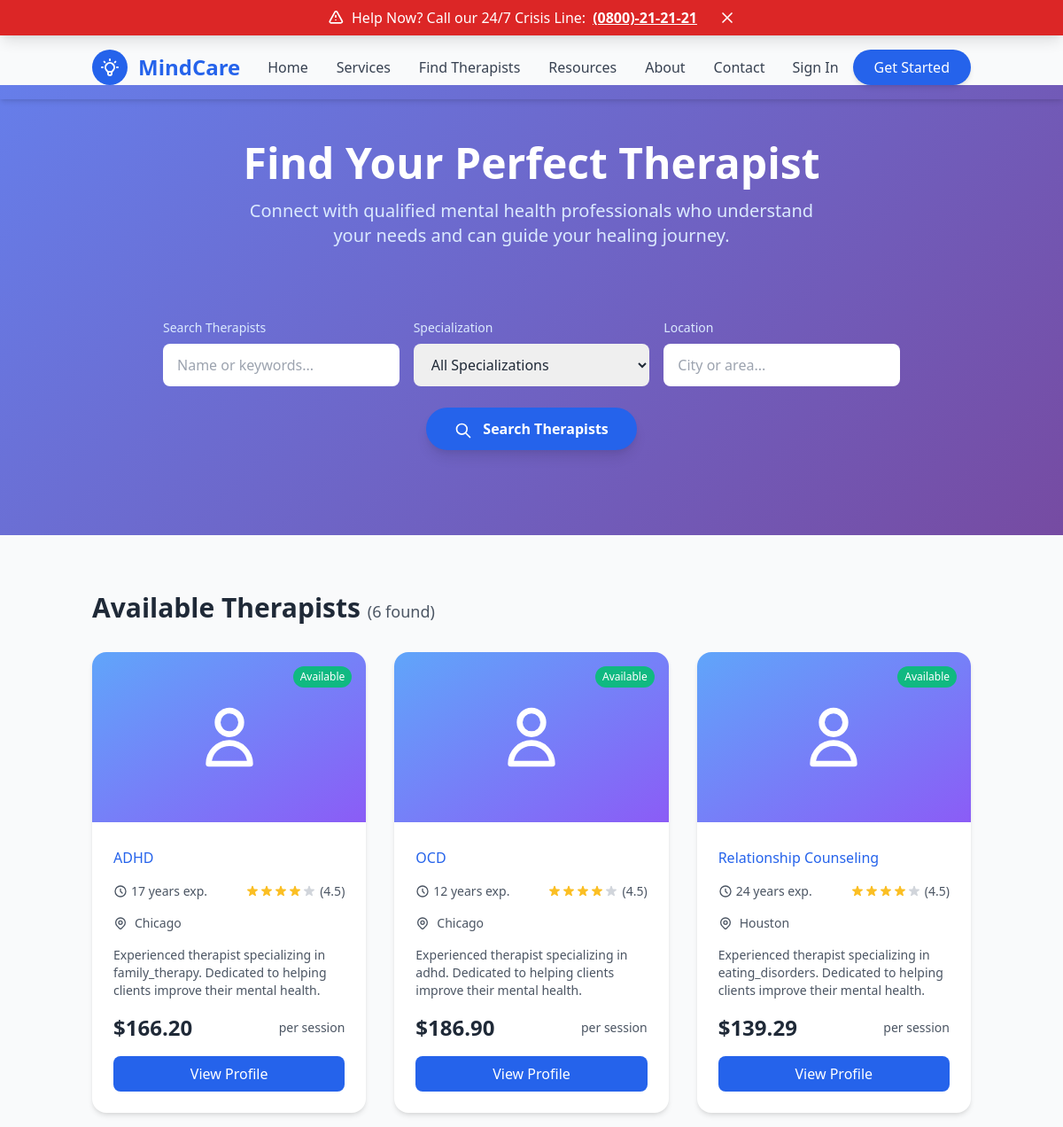
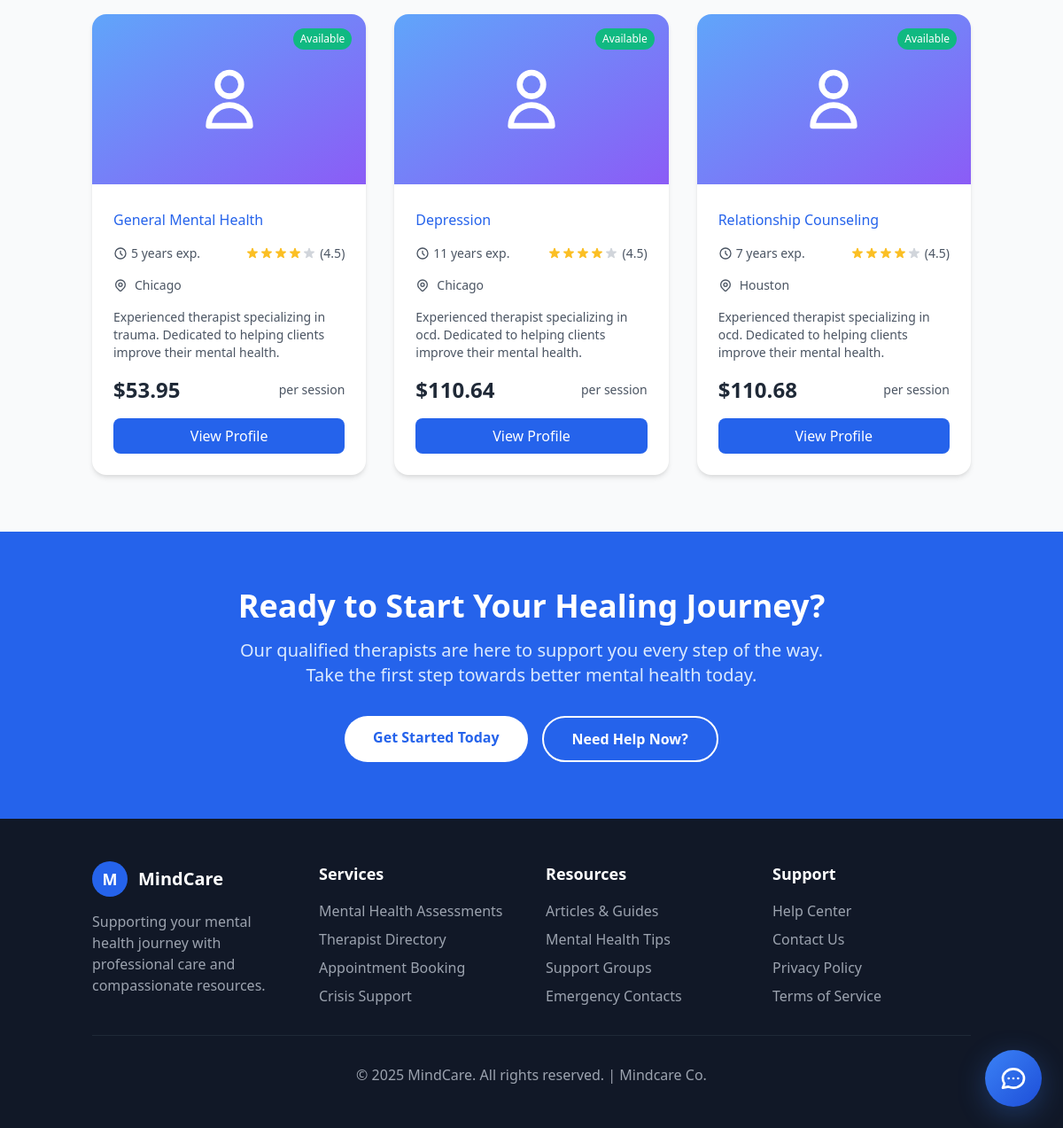
/therapists/, run on the app's committed database (2 pictures, top to bottom).
### therapists/models.py (models this page shows, shortened)
class TherapistProfile(models.Model):
    SPECIALIZATION_CHOICES = [
        ('anxiety', 'Anxiety Disorders'),
        ('depression', 'Depression'),
        ('trauma', 'Trauma & PTSD'),
        ('relationships', 'Relationship Counseling'),
        ('addiction', 'Addiction Recovery'),
        ('grief', 'Grief & Loss'),
        ('eating_disorders', 'Eating Disorders'),
        ('bipolar', 'Bipolar Disorder'),
        ('ocd', 'OCD'),
        ('adhd', 'ADHD'),
        ('family_therapy', 'Family Therapy'),
        ('child_therapy', 'Child & Adolescent Therapy'),
        ('general', 'General Mental Health'),
    ]
    AVAILABILITY_CHOICES = [
        ('monday', 'Monday'),
        ('tuesday', 'Tuesday'),
        ('wednesday', 'Wednesday'),
        ('thursday', 'Thursday'),
        ('friday', 'Friday'),
        ('saturday', 'Saturday'),
        ('sunday', 'Sunday'),
    ]
    user = models.OneToOneField(User, on_delete=models.CASCADE, related_name='therapist_profile')
    specialization = models.CharField(max_length=50, choices=SPECIALIZATION_CHOICES)
    experience_years = models.IntegerField(
        validators=[MinValueValidator(0), MaxValueValidator(50)],
        help_text="Years of professional experience"
    )
    location = models.CharField(max_length=200)
    bio = models.TextField(blank=True, help_text="Professional biography")
    qualification = models.CharField(max_length=200, blank=True)
    license_number = models.CharField(max_length=50, blank=True)
    hourly_rate = models.DecimalField(max_digits=6, decimal_places=2, blank=True, null=True)
    available_days = models.CharField(
        max_length=100,
        blank=True,
        help_text="Comma-separated list of available days"
    )
    available_times = models.CharField(
        max_length=200,
        blank=True,
        help_text="Available time slots (e.g., 9:00-17:00)"
    )
    is_available = models.BooleanField(default=True)
    created_at = models.DateTimeField(auto_now_add=True)
    updated_at = models.DateTimeField(auto_now=True)
    @property
    def full_name(self):
        return f"{self.user.first_name} {self.user.last_name}"
    @property
    def rating(self):
        return 4.5  # Placeholder
    class Meta:
        ordering = ['-created_at']
        verbose_name = "Therapist Profile"
        verbose_name_plural = "Therapist Profiles"

### therapists/views.py (the view)
# urls.py: path('', views.therapist_directory, name='therapist_directory'),
def therapist_directory(request):
    therapists = TherapistProfile.objects.filter(is_available=True)
    search_query = request.GET.get('search', '')
    specialization = request.GET.get('specialization', '')
    location = request.GET.get('location', '')
    if search_query:
        therapists = therapists.filter(
            Q(user__first_name__icontains=search_query) |
            Q(user__last_name__icontains=search_query) |
            Q(bio__icontains=search_query)
        )
    if specialization:
        therapists = therapists.filter(specialization=specialization)
    if location:
        therapists = therapists.filter(location__icontains=location)
    context = {
        'therapists': therapists,
        'specializations': TherapistProfile.SPECIALIZATION_CHOICES,
        'search_query': search_query,
        'selected_specialization': specialization,
        'selected_location': location,
    }
    return render(request, 'therapists/therapist_directory.html', context)

### templates/therapists/therapist_directory.html (shortened to what this page needs)
{% extends 'base.html' %}
{% load static %}
{% block content %}
<section class="filter-section text-white py-16">
    <div class="container mx-auto px-4">
        <div class="text-center mb-12">
            <h1 class="text-4xl md:text-5xl font-bold mb-4">Find Your Perfect Therapist</h1>
            <p class="text-xl text-blue-100 max-w-2xl mx-auto">Connect with qualified mental health professionals who understand your needs and can guide your healing journey.</p>
        </div>
        <div class="bg-white/10 backdrop-blur-md rounded-2xl p-8 max-w-4xl mx-auto">
            <form method="GET" class="space-y-6">
                <div class="grid grid-cols-1 md:grid-cols-3 gap-4">
                    <div class="md:col-span-1">
                        <label for="search" class="block text-sm font-medium text-blue-100 mb-2">Search Therapists</label>
                        <input type="text"
                               id="search"
                               name="search"
                               value="{{ search_query }}"
                               placeholder="Name or keywords..."
                               class="search-input w-full px-4 py-3 rounded-lg border-0 focus:ring-2 focus:ring-blue-400 text-gray-800 transition duration-300">
                    </div>
                    <div class="md:col-span-1">
                        <label for="specialization" class="block text-sm font-medium text-blue-100 mb-2">Specialization</label>
                        <select id="specialization"
                                name="specialization"
                                class="w-full px-4 py-3 rounded-lg border-0 focus:ring-2 focus:ring-blue-400 text-gray-800 transition duration-300">
                            <option value="">All Specializations</option>
                        </select>
                    </div>
                    <div class="md:col-span-1">
                        <label for="location" class="block text-sm font-medium text-blue-100 mb-2">Location</label>
                        <input type="text"
                               id="location"
                               name="location"
                               value="{{ selected_location }}"
                               placeholder="City or area..."
                               class="w-full px-4 py-3 rounded-lg border-0 focus:ring-2 focus:ring-blue-400 text-gray-800 transition duration-300">
                    </div>
                </div>
                <div class="flex justify-center">
                    <button type="submit"
                            class="bg-blue-600 hover:bg-blue-700 text-white px-8 py-3 rounded-full font-semibold transition duration-300 transform hover:scale-105 shadow-lg">
                        <svg class="w-5 h-5 inline-block mr-2" fill="none" stroke="currentColor" viewBox="0 0 24 24">
                            <path stroke-linecap="round" stroke-linejoin="round" stroke-width="2" d="M21 21l-6-6m2-5a7 7 0 11-14 0 7 7 0 0114 0z"></path>
                        </svg>
                        Search Therapists
                    </button>
                </div>
            </form>
        </div>
    </div>
</section>
<section class="py-16 bg-gray-50">
    <div class="container mx-auto px-4">
        <div class="flex justify-between items-center mb-8">
            <h2 class="text-3xl font-bold text-gray-800">
                Available Therapists
                <span class="text-lg font-normal text-gray-600">({{ therapists|length }} found)</span>
            </h2>
        </div>
        {% if therapists %}
            <div class="grid grid-cols-1 md:grid-cols-2 lg:grid-cols-3 gap-8">
                {% for therapist in therapists %}
                    <div class="therapist-card bg-white rounded-2xl shadow-md overflow-hidden">
                        <div class="relative h-48 bg-gradient-to-br from-blue-400 to-purple-500">
                            {% if therapist.user.profile_image %}
                                <img src="{{ therapist.user.profile_image.url }}"
                                     alt="{{ therapist.full_name }}"
                                     class="w-full h-full object-cover">
                            {% else %}
                                <div class="flex items-center justify-center h-full">
                                    <svg class="w-20 h-20 text-white" fill="none" stroke="currentColor" viewBox="0 0 24 24">
                                        <path stroke-linecap="round" stroke-linejoin="round" stroke-width="2" d="M16 7a4 4 0 11-8 0 4 4 0 018 0zM12 14a7 7 0 00-7 7h14a7 7 0 00-7-7z"></path>
                                    </svg>
                                </div>
                            {% endif %}
                            {% if therapist.is_available %}
                                <div class="absolute top-4 right-4 bg-green-500 text-white px-2 py-1 rounded-full text-xs font-medium">
                                    Available
                                </div>
                            {% endif %}
                        </div>
                        <div class="p-6">
                            <div class="mb-4">
                                <p class="text-blue-600 font-medium">{{ therapist.get_specialization_display }}</p>
                            </div>
                            <div class="flex items-center justify-between mb-4">
                                <div class="flex items-center text-gray-600">
                                    <svg class="w-4 h-4 mr-1" fill="none" stroke="currentColor" viewBox="0 0 24 24">
                                        <path stroke-linecap="round" stroke-linejoin="round" stroke-width="2" d="M12 8v4l3 3m6-3a9 9 0 11-18 0 9 9 0 0118 0z"></path>
                                    </svg>
                                    <span class="text-sm">{{ therapist.experience_years }} years exp.</span>
                                </div>
                                <div class="flex items-center">
                                    <div class="flex items-center">
                                        {% for i in "12345" %}
                                            <svg class="w-4 h-4 {% if forloop.counter <= therapist.rating %}text-yellow-400{% else %}text-gray-300{% endif %}" fill="currentColor" viewBox="0 0 20 20">
                                                <path d="M9.049 2.927c.3-.921 1.603-.921 1.902 0l1.07 3.292a1 1 0 00.95.69h3.462c.969 0 1.371 1.24.588 1.81l-2.8 2.034a1 1 0 00-.364 1.118l1.07 3.292c.3.921-.755 1.688-1.54 1.118l-2.8-2.034a1 1 0 00-1.175 0l-2.8 2.034c-.784.57-1.838-.197-1.539-1.118l1.07-3.292a1 1 0 00-.364-1.118L2.98 8.72c-.783-.57-.38-1.81.588-1.81h3.461a1 1 0 00.951-.69l1.07-3.292z"></path>
                                            </svg>
                                        {% endfor %}
                                    </div>
                                    <span class="text-sm text-gray-600 ml-1">({{ therapist.rating }})</span>
                                </div>
                            </div>
                            <div class="flex items-center text-gray-600 mb-4">
                                <span class="text-sm">{{ therapist.location }}</span>
                            </div>
                            {% if therapist.bio %}
                                <p class="text-gray-600 text-sm mb-4 line-clamp-3">
                                    {{ therapist.bio|truncatewords:20 }}
                                </p>
                            {% endif %}
                            {% if therapist.hourly_rate %}
                                <div class="flex items-center justify-between mb-4">
                                    <span class="text-2xl font-bold text-gray-800">${{ therapist.hourly_rate }}</span>
                                    <span class="text-sm text-gray-600">per session</span>
                                </div>
                            {% endif %}
                            <div class="flex space-x-3">
                                <a href="{% url 'therapists:therapist_detail' therapist.pk %}"
                                   class="flex-1 bg-blue-600 hover:bg-blue-700 text-white text-center py-2 px-4 rounded-lg font-medium transition duration-300 transform hover:scale-105">
                                    View Profile
                                </a>
                            </div>
                        </div>
                    </div>
                {% endfor %}
            </div>
        {% endif %}
    </div>
</section>
<section class="bg-blue-600 text-white py-16">
    <div class="container mx-auto px-4 text-center">
        <h2 class="text-3xl md:text-4xl font-bold mb-4">Ready to Start Your Healing Journey?</h2>
        <p class="text-xl text-blue-100 mb-8 max-w-2xl mx-auto">Our qualified therapists are here to support you every step of the way. Take the first step towards better mental health today.</p>
        <div class="flex flex-col sm:flex-row gap-4 justify-center">
            {% if not user.is_authenticated %}
                <a href="{% url 'accounts:register' %}"
                   class="bg-white text-blue-600 hover:bg-gray-100 px-8 py-3 rounded-full font-semibold transition duration-300 transform hover:scale-105">
                    Get Started Today
                </a>
            {% endif %}
            <a href="#"
               class="border-2 border-white text-white hover:bg-white hover:text-blue-600 px-8 py-3 rounded-full font-semibold transition duration-300 transform hover:scale-105">
               Need Help Now?
            </a>
        </div>
    </div>
</section>
{% endblock %}

### templates/therapists/therapist_directory.html (style rules this page uses)
.therapist-card { transition: all 0.3s ease; }
.filter-section { background: linear-gradient(135deg, #667eea 0%, #764ba2 100%); }

### data on the page
TherapistProfile: is_available "Available", specialization "ADHD", experience_years "17", rating "4.5", location "Chicago", bio "Experienced therapist specializing in family_therapy. Dedicated to helping clients improve their mental health.", hourly_rate "166.20"
TherapistProfile: is_available "Available", specialization "OCD", experience_years "12", rating "4.5", location "Chicago", bio "Experienced therapist specializing in adhd. Dedicated to helping clients improve their mental health.", hourly_rate "186.90"
TherapistProfile: is_available "Available", specialization "Relationship Counseling", experience_years "24", rating "4.5", location "Houston", bio "Experienced therapist specializing in eating_disorders. Dedicated to helping clients improve their mental health.", hourly_rate "139.29"
TherapistProfile: is_available "Available", specialization "General Mental Health", experience_years "5", rating "4.5", location "Chicago", bio "Experienced therapist specializing in trauma. Dedicated to helping clients improve their mental health.", hourly_rate "53.95"
TherapistProfile: is_available "Available", specialization "Depression", experience_years "11", rating "4.5", location "Chicago", bio "Experienced therapist specializing in ocd. Dedicated to helping clients improve their mental health.", hourly_rate "110.64"
TherapistProfile: is_available "Available", specialization "Relationship Counseling", experience_years "7", rating "4.5", location "Houston", bio "Experienced therapist specializing in ocd. Dedicated to helping clients improve their mental health.", hourly_rate "110.68"

### other printed values
{{ therapists|length }} "6"
